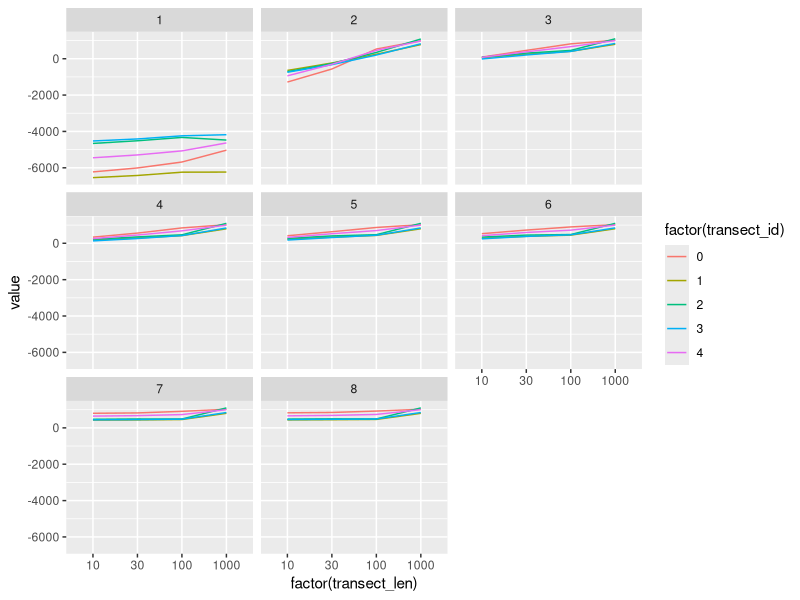

Write the R code that produced this figure.
library(ggplot2)
library(reshape2)

#Change the path of the file
result_ne <- read.csv('transects_2.csv')

num_tran=length(result_ne$Transect_ID)
col_names=colnames(result_ne)

meds <- c("p2p", "clos", "wavg","biLin", "biQua", "biQub", "TIN","NN")

res_L=c('10','30','100','1000')

resid_L=list()
for (med_ID in (1:length(meds))){
  resid_m = matrix(0, ncol=num_tran,nrow=length(res_L),byrow = TRUE)
  dimnames(resid_m) = list(res_L,result_ne$Transect_ID)
  for (tran_ID in 1:num_tran){
    for (res_ID in 1:4){
      resid_m[res_ID,tran_ID]=result_ne[tran_ID,3]-result_ne[tran_ID,1+med_ID+res_ID*length(meds)]

    }
  }

  #How to plot the matrix (resid_m) as a line chart where h each column is represented by a line, x axis is the row names.
  resid_L<-c(resid_L,list(resid_m))
}

resid_L



list_of_dfs <- lapply(resid_L, melt, varnames = c("transect_len", 'transect_id'))
nrow_each <- lapply(list_of_dfs, nrow)
big_df <- do.call(rbind, list_of_dfs)
big_df$med_ID <- rep(1:length(meds), unlist(nrow_each))

ggplot(big_df, aes(x = factor(transect_len), y = value)) +
  geom_line(aes(group = transect_id, color = factor(transect_id))) +
  facet_wrap(~med_ID)

